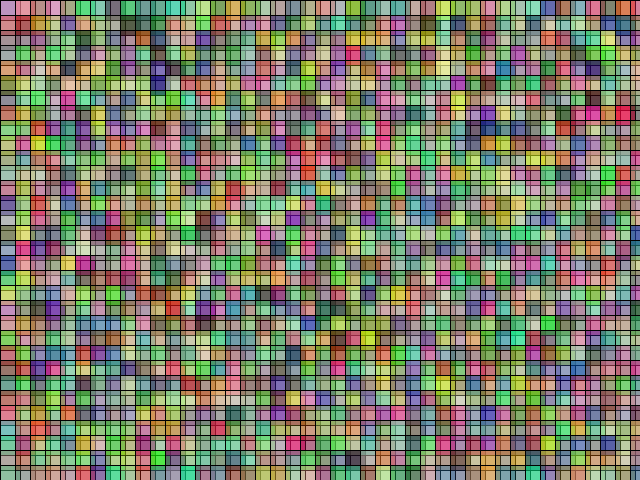
Frame 1 (no input)
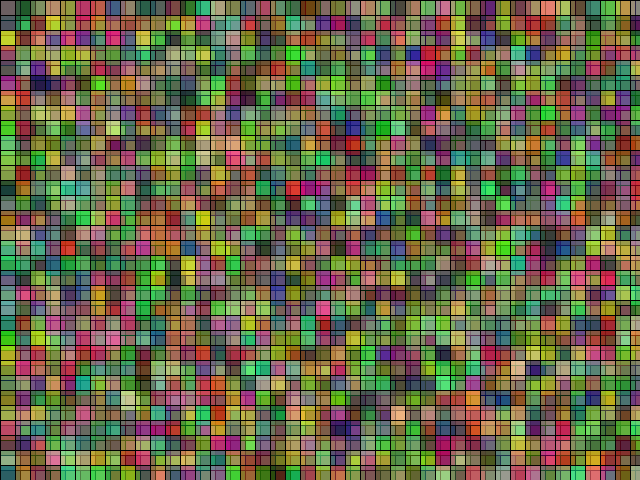
Frame 60 (the mouse pressed at the canvas centre just before this capture)
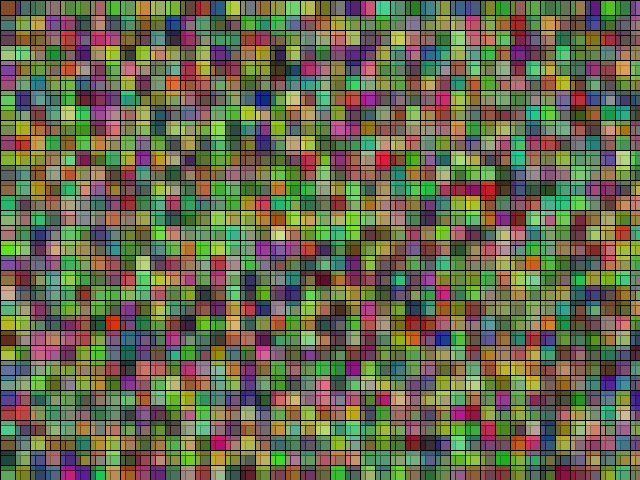
Frame 120 (the mouse held since frame 60 and released just before this capture)

The Processing sketch that drew these frames (run headless with seeded random() and noise(); from frame 60 on, the mouse is pressed at the canvas centre):

// Processing sketch: processing_99331
// ── processing_99331.pde

void setup() {
  size(640, 480); 
frameRate(7);
}

void draw() {
  for (int i = 0; i < width; i+= 15) {
    for (int j = 0; j < height; j+=15) {
      fill(random(250), random(250), random(180), random(80, 180));
      rect(i, j, 20, 20);
    }
  }
}
